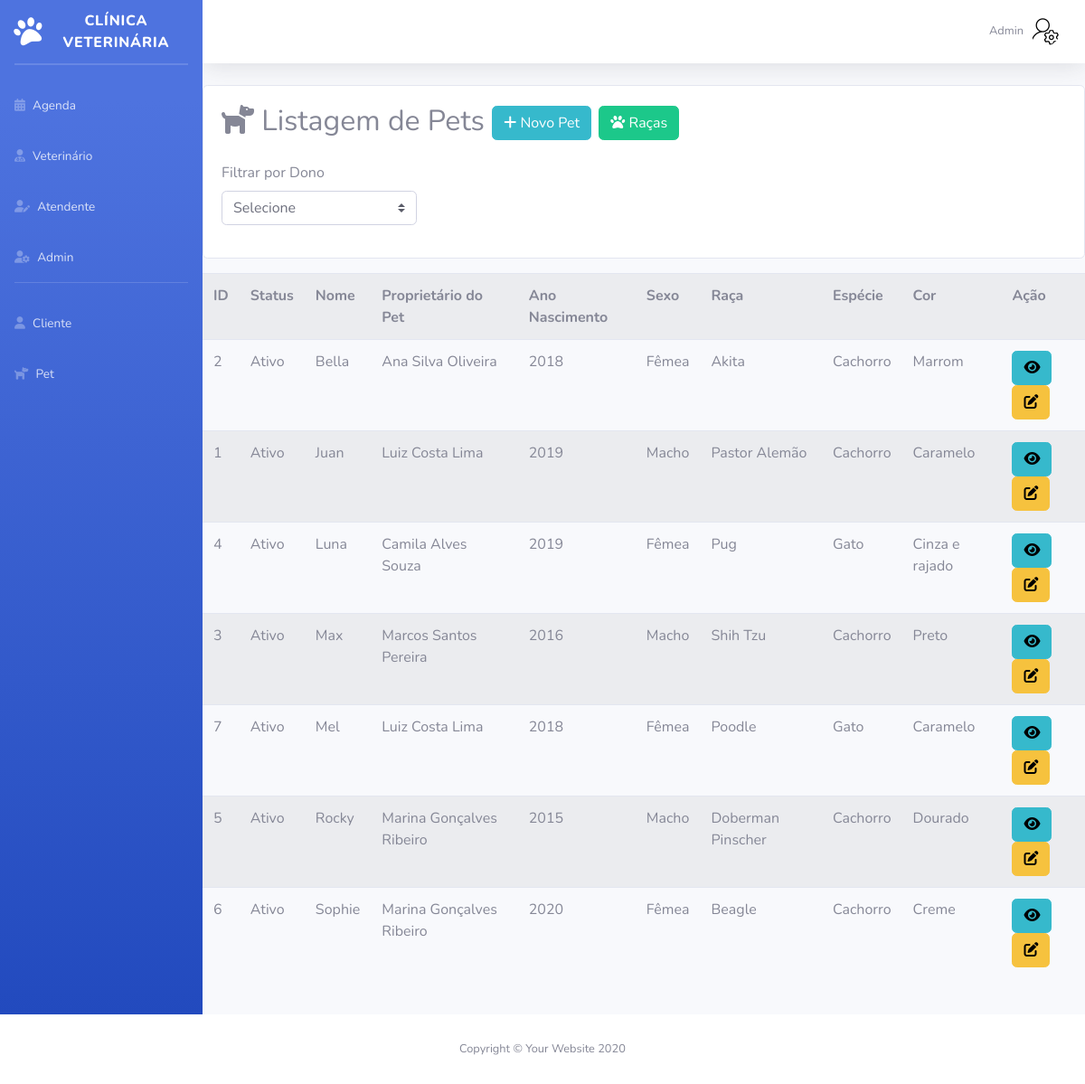
The page /Sistema/Admin/listagemPet.php (signed in) on the database its author committed.
### tables this page shows
CREATE TABLE `pet` (
  `id` int(11) NOT NULL,
  `statusPet` varchar(10) NOT NULL,
  `nome` varchar(100) NOT NULL,
  `especie` varchar(50) NOT NULL,
  `anoNascimento` int(11) NOT NULL,
  `sexo` varchar(15) NOT NULL,
  `cor` varchar(50) NOT NULL,
  `obs` varchar(300) DEFAULT NULL,
  `cliente_id` int(11) NOT NULL,
  `raca_id` int(11) DEFAULT NULL
);

CREATE TABLE `cliente` (
  `id` int(11) NOT NULL,
  `statusCliente` varchar(15) NOT NULL,
  `nome` varchar(200) NOT NULL,
  `telefone` varchar(20) NOT NULL,
  `endereco` varchar(200) NOT NULL,
  `bairro` varchar(50) NOT NULL,
  `cep` varchar(15) NOT NULL,
  `numero` int(6) NOT NULL,
  `cidade` varchar(100) NOT NULL,
  `UF` varchar(2) NOT NULL,
  `sexo` varchar(1) NOT NULL,
  `dataNascimento` varchar(50) NOT NULL,
  `CPF` varchar(14) NOT NULL,
  `email` varchar(200) NOT NULL,
  `dataCadastro` date NOT NULL DEFAULT current_timestamp()
);

CREATE TABLE `raca` (
  `id` int(11) NOT NULL,
  `statusRaca` varchar(15) NOT NULL,
  `nome` varchar(100) NOT NULL,
  `especie` varchar(15) DEFAULT NULL
);

### Sistema/Admin/listagemPet.php (the view, shortened to what this page needs)
<?php
require_once("conexao.php");
?>
<!DOCTYPE html>
<html lang="pt-br">
<head>
    <link href="vendor/fontawesome-free/css/all.min.css" rel="stylesheet" type="text/css">
    <link href="css/sb-admin-2.min.css" rel="stylesheet">
</head>
<body id="page-top">
    <div id="wrapper">
        <?php require_once("sidebarAdmin.php"); ?>
        <div id="content-wrapper" class="d-flex flex-column">
            <div id="content">
                <?php require_once("topbarAdmin.php"); ?>
                <div class="card mt-3 mb-3">
                    <div class="card-body">
                        <h2><i class="fa-solid fa-dog"></i> Listagem de Pets <a href="cadastroPet.php" class="btn btn-info btn-sn"><i class="fa-solid fa-plus" style="color: #ffffff;"></i> Novo Pet</a>
                            <a href="listagemRaca.php" class="btn btn-success btn-sn"><i class="fa-solid fa-paw"></i> Raças</a>
                        </h2>
                        <form method="post">
                            <div class="row mb-3 mt-4">
                                <div class="col-3">
                                <label class="form-label">Filtrar por Dono</label>
                                    <select name="cliente_id" class="custom-select" aria-label="Large select example" onchange="this.form.submit()">
                                        <option value="">Selecione</option>
                                    </select>
                                </div>
                            </div>
                        </form>
                        <?php
                        $sql = "SELECT p.id, p.statusPet, p.nome, p.especie, p.anoNascimento, p.sexo, p.cor, c.nome as clienteNome, r.nome as racaNome
                        FROM pet p
                        INNER JOIN cliente c ON p.cliente_id = c.id
                        INNER JOIN raca r ON p.raca_id = r.id";
                        $sql .= " ORDER BY nome";
                        $resultado = mysqli_query($conexao, $sql);
                        ?>
                    </div>
                </div>
                <?php
                if ($resultado->num_rows > 0) {
                ?>
                    <table class="table table-striped table-hover" id="listaAgenda">
                        <tr>
                            <th scope="col">ID</th>
                            <th>Status</th>
                            <th>Nome</th>
                            <th>Proprietário do Pet</th>
                            <th>Ano Nascimento</th>
                            <th>Sexo</th>
                            <th>Raça</th>
                            <th>Espécie</th>
                            <th>Cor</th>
                            <th>Ação</th>
                        </tr>
                        <?php
                        while ($row = $resultado->fetch_assoc()) {
                            $clienteNome = isset($row["clienteNome"]) ? $row["clienteNome"] : "";
                            $racaNome = isset($row["racaNome"]) ? $row["racaNome"] : "";
                            echo "<tr><td>" . $row["id"] . "</td><td>" . $row["statusPet"] . "</td><td>" . $row["nome"] . "</td><td>" . $clienteNome . "</td><td>" . $row["anoNascimento"] . "</td><td>" . $row["sexo"] . "</td><td>" . $racaNome . "</td><td>" . $row["especie"] . "</td><td>" . $row["cor"] . "</td>";
                        ?>
                            <td>
                                <a href="olharPet.php?id=<?= $row['id'] ?>" class="btn btn-info"><i class="fa-solid fa-eye" style="color: #000000;"></i></a>
                                <a href="editarPet.php?id=<?= $row['id'] ?>" class="btn btn-warning"><i class="fa-solid fa-pen-to-square" style="color: #000000;"></i></a>
                            </td>
                            </tr>
                        <?php
                        }
                        ?>
                    </table>
                    <br>
                <?php
                } else {
                    echo "Nenhum resultado encontrado.";
                }
                ?>
            </div>
            <?php require_once("footer.php"); ?>
</body>
</html>

### rows shown on the page
pet: id "2", statusPet "Ativo", nome "Bella", cliente.nome "Ana Silva Oliveira", anoNascimento "2018", sexo "Fêmea", raca.nome "Akita", especie "Cachorro", cor "Marrom"
pet: id "1", statusPet "Ativo", nome "Juan", cliente.nome "Luiz Costa Lima", anoNascimento "2019", sexo "Macho", raca.nome "Pastor Alemão", especie "Cachorro", cor "Caramelo"
pet: id "4", statusPet "Ativo", nome "Luna", cliente.nome "Camila Alves Souza", anoNascimento "2019", sexo "Fêmea", raca.nome "Pug", especie "Gato", cor "Cinza e rajado"
pet: id "3", statusPet "Ativo", nome "Max", cliente.nome "Marcos Santos Pereira", anoNascimento "2016", sexo "Macho", raca.nome "Shih Tzu", especie "Cachorro", cor "Preto"
pet: id "7", statusPet "Ativo", nome "Mel", cliente.nome "Luiz Costa Lima", anoNascimento "2018", sexo "Fêmea", raca.nome "Poodle", especie "Gato", cor "Caramelo"
pet: id "5", statusPet "Ativo", nome "Rocky", cliente.nome "Marina Gonçalves Ribeiro", anoNascimento "2015", sexo "Macho", raca.nome "Doberman Pinscher", especie "Cachorro", cor "Dourado"
pet: id "6", statusPet "Ativo", nome "Sophie", cliente.nome "Marina Gonçalves Ribeiro", anoNascimento "2020", sexo "Fêmea", raca.nome "Beagle", especie "Cachorro", cor "Creme"

### other values the page prints
$nomeAdmin "Admin"
